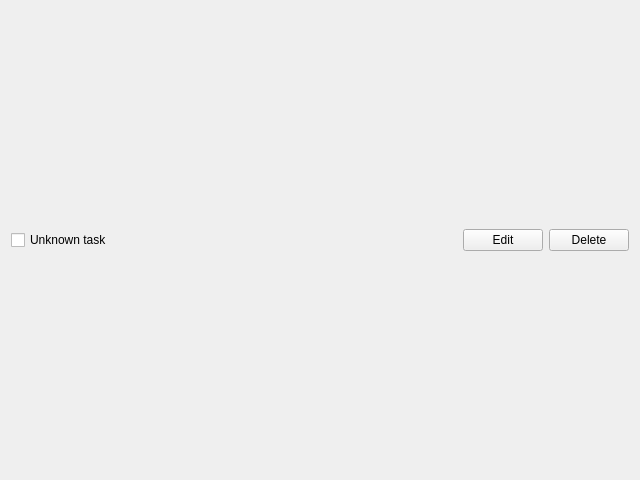
<?xml version="1.0" encoding="UTF-8"?>
<ui version="4.0">
 <class>Task</class>
 <widget class="QWidget" name="Task">
  <property name="geometry">
   <rect>
    <x>0</x>
    <y>0</y>
    <width>640</width>
    <height>480</height>
   </rect>
  </property>
  <property name="windowTitle">
   <string>Form</string>
  </property>
  <layout class="QHBoxLayout" name="horizontalLayout">
   <item>
    <widget class="QCheckBox" name="checkbox">
     <property name="text">
      <string>Unknown task</string>
     </property>
    </widget>
   </item>
   <item>
    <spacer name="horizontalSpacer">
     <property name="orientation">
      <enum>Qt::Horizontal</enum>
     </property>
     <property name="sizeHint" stdset="0">
      <size>
       <width>40</width>
       <height>20</height>
      </size>
     </property>
    </spacer>
   </item>
   <item>
    <widget class="QPushButton" name="editButton">
     <property name="text">
      <string>Edit</string>
     </property>
    </widget>
   </item>
   <item>
    <widget class="QPushButton" name="delButton">
     <property name="text">
      <string>Delete</string>
     </property>
    </widget>
   </item>
  </layout>
 </widget>
 <resources/>
 <connections/>
</ui>
